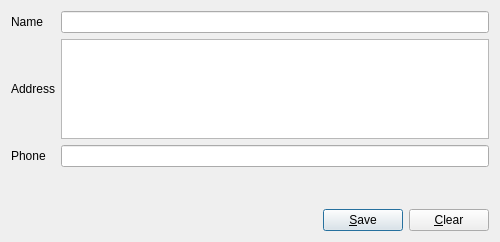
<?xml version="1.0" encoding="UTF-8"?>
<ui version="4.0">
 <class>CreateAgentDialog</class>
 <widget class="QDialog" name="CreateAgentDialog">
  <property name="enabled">
   <bool>true</bool>
  </property>
  <property name="geometry">
   <rect>
    <x>0</x>
    <y>0</y>
    <width>500</width>
    <height>242</height>
   </rect>
  </property>
  <property name="minimumSize">
   <size>
    <width>500</width>
    <height>242</height>
   </size>
  </property>
  <property name="windowTitle">
   <string>Create Agent</string>
  </property>
  <property name="sizeGripEnabled">
   <bool>false</bool>
  </property>
  <property name="modal">
   <bool>false</bool>
  </property>
  <layout class="QGridLayout" name="gridLayout_2">
   <item row="0" column="0" colspan="3">
    <layout class="QGridLayout" name="gridLayout">
     <item row="0" column="0">
      <widget class="QLabel" name="label">
       <property name="text">
        <string>Name</string>
       </property>
      </widget>
     </item>
     <item row="0" column="1">
      <widget class="QLineEdit" name="name_edit">
       <property name="inputMask">
        <string/>
       </property>
      </widget>
     </item>
     <item row="2" column="0">
      <widget class="QLabel" name="label_2">
       <property name="text">
        <string>Address</string>
       </property>
      </widget>
     </item>
     <item row="3" column="0">
      <widget class="QLabel" name="label_3">
       <property name="text">
        <string>Phone</string>
       </property>
      </widget>
     </item>
     <item row="3" column="1">
      <widget class="QLineEdit" name="phone_edit"/>
     </item>
     <item row="2" column="1">
      <widget class="QTextEdit" name="address_edit">
       <property name="sizePolicy">
        <sizepolicy hsizetype="Expanding" vsizetype="Fixed">
         <horstretch>0</horstretch>
         <verstretch>0</verstretch>
        </sizepolicy>
       </property>
       <property name="maximumSize">
        <size>
         <width>16777215</width>
         <height>100</height>
        </size>
       </property>
       <property name="tabChangesFocus">
        <bool>true</bool>
       </property>
      </widget>
     </item>
    </layout>
   </item>
   <item row="2" column="0">
    <spacer name="horizontalSpacer">
     <property name="orientation">
      <enum>Qt::Horizontal</enum>
     </property>
     <property name="sizeHint" stdset="0">
      <size>
       <width>242</width>
       <height>20</height>
      </size>
     </property>
    </spacer>
   </item>
   <item row="2" column="1">
    <widget class="QPushButton" name="save_button">
     <property name="text">
      <string>&amp;Save</string>
     </property>
     <property name="icon">
      <iconset resource="../res/dailycollection.qrc">
       <normaloff>:/Add.png</normaloff>:/Add.png</iconset>
     </property>
    </widget>
   </item>
   <item row="2" column="2">
    <widget class="QPushButton" name="clear_button">
     <property name="text">
      <string>&amp;Clear</string>
     </property>
     <property name="icon">
      <iconset resource="../res/dailycollection.qrc">
       <normaloff>:/Subtract.png</normaloff>:/Subtract.png</iconset>
     </property>
    </widget>
   </item>
   <item row="1" column="0">
    <spacer name="verticalSpacer">
     <property name="orientation">
      <enum>Qt::Vertical</enum>
     </property>
     <property name="sizeHint" stdset="0">
      <size>
       <width>20</width>
       <height>40</height>
      </size>
     </property>
    </spacer>
   </item>
  </layout>
 </widget>
 <tabstops>
  <tabstop>name_edit</tabstop>
  <tabstop>address_edit</tabstop>
  <tabstop>phone_edit</tabstop>
  <tabstop>save_button</tabstop>
  <tabstop>clear_button</tabstop>
 </tabstops>
 <resources>
  <include location="../res/dailycollection.qrc"/>
 </resources>
 <connections>
  <connection>
   <sender>clear_button</sender>
   <signal>clicked()</signal>
   <receiver>phone_edit</receiver>
   <slot>clear()</slot>
   <hints>
    <hint type="sourcelabel">
     <x>352</x>
     <y>256</y>
    </hint>
    <hint type="destinationlabel">
     <x>170</x>
     <y>229</y>
    </hint>
   </hints>
  </connection>
  <connection>
   <sender>clear_button</sender>
   <signal>clicked()</signal>
   <receiver>address_edit</receiver>
   <slot>clear()</slot>
   <hints>
    <hint type="sourcelabel">
     <x>359</x>
     <y>266</y>
    </hint>
    <hint type="destinationlabel">
     <x>226</x>
     <y>144</y>
    </hint>
   </hints>
  </connection>
  <connection>
   <sender>clear_button</sender>
   <signal>clicked()</signal>
   <receiver>name_edit</receiver>
   <slot>clear()</slot>
   <hints>
    <hint type="sourcelabel">
     <x>373</x>
     <y>250</y>
    </hint>
    <hint type="destinationlabel">
     <x>242</x>
     <y>14</y>
    </hint>
   </hints>
  </connection>
  <connection>
   <sender>clear_button</sender>
   <signal>clicked()</signal>
   <receiver>name_edit</receiver>
   <slot>setFocus()</slot>
   <hints>
    <hint type="sourcelabel">
     <x>452</x>
     <y>224</y>
    </hint>
    <hint type="destinationlabel">
     <x>277</x>
     <y>18</y>
    </hint>
   </hints>
  </connection>
 </connections>
</ui>
